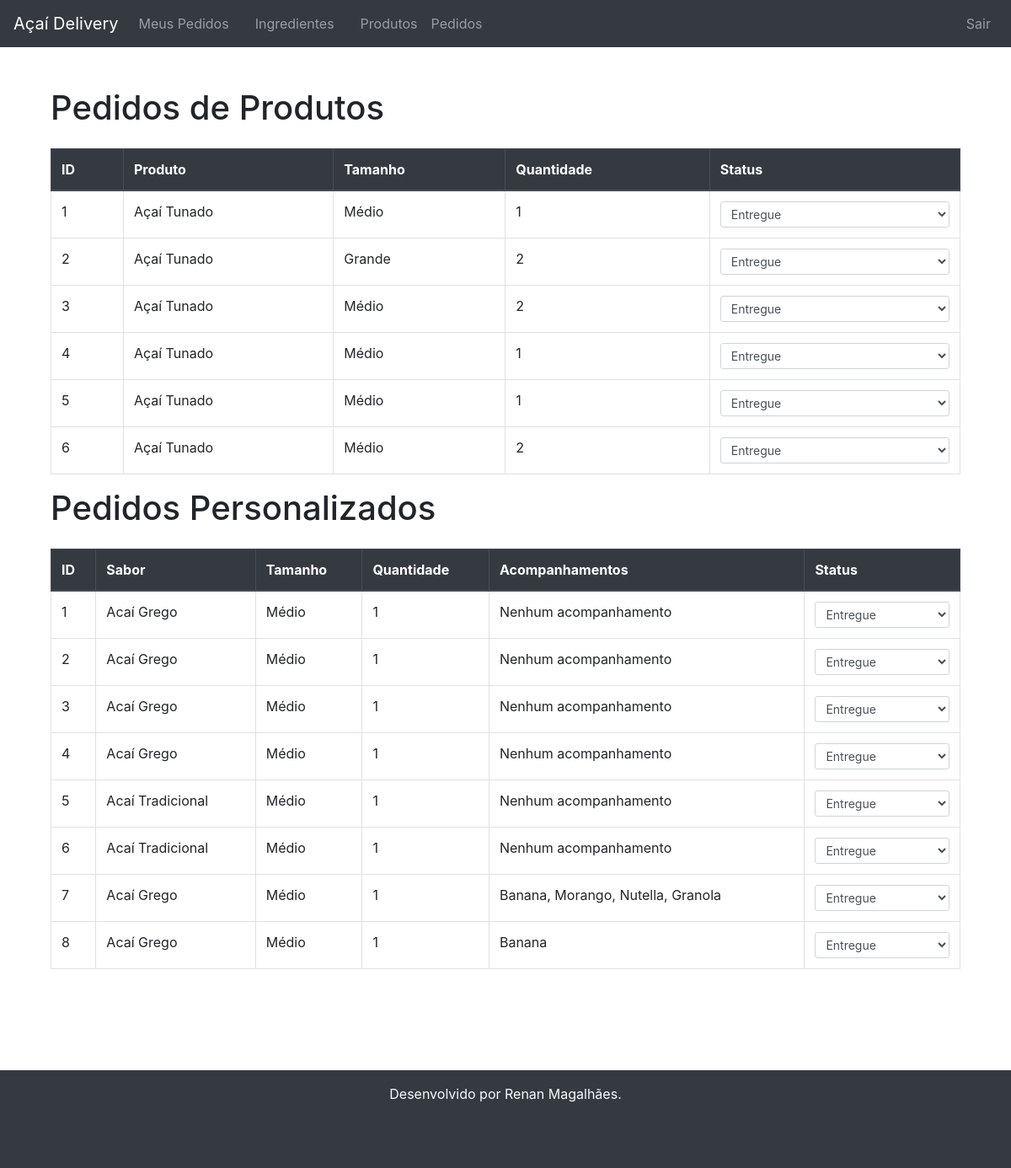
Screenshot of /listar-pedidos/ (signed in) with the database file from the repository.
### pedido/models.py (models this page shows, shortened)
class PedidoProduto(models.Model):
    usuario = models.ForeignKey(User, on_delete=models.CASCADE)
    produto = models.ForeignKey(Produto, on_delete=models.CASCADE)
    tamanho = models.ForeignKey(Tamanho, on_delete=models.CASCADE)
    quantidade = models.PositiveIntegerField(default=1)
    data_pedido = models.DateTimeField(auto_now_add=True)
    imagem = models.ImageField(upload_to='produtos/', blank=True, null=True)
    METODOS_PAGAMENTO = [
        ('pagamento_na_entrega', 'Pagar na Entrega'),
    ]
    metodo_pagamento = models.CharField(max_length=20, choices=METODOS_PAGAMENTO, default='pagamento_na_entrega')
    STATUS_PEDIDO = [
        ('pendente', 'Pendente'),
        ('confirmado', 'Confirmado'),
        ('em_transito', 'Em Trânsito'),
        ('entregue', 'Entregue'),
    ]
    status = models.CharField(max_length=20, choices=STATUS_PEDIDO, default='pendente')

class PedidoPersonalizado(models.Model):
    usuario = models.ForeignKey(User, on_delete=models.CASCADE)
    sabor = models.ForeignKey(Sabor, on_delete=models.CASCADE)
    acompanhamentos = models.ManyToManyField(Acompanhamento, blank=True)
    tamanho = models.ForeignKey(Tamanho, on_delete=models.CASCADE)
    quantidade = models.PositiveIntegerField(default=1)
    data_pedido = models.DateTimeField(auto_now_add=True)
    METODOS_PAGAMENTO = [
        ('pagamento_na_entrega', 'Pagar na Entrega'),
    ]
    metodo_pagamento = models.CharField(max_length=20, choices=METODOS_PAGAMENTO, default='pagamento_na_entrega')
    STATUS_PEDIDO = [
        ('pendente', 'Pendente'),
        ('confirmado', 'Confirmado'),
        ('em_transito', 'Em Trânsito'),
        ('entregue', 'Entregue'),
    ]
    status = models.CharField(max_length=20, choices=STATUS_PEDIDO, default='pendente')

### produto/models.py (models this page shows, shortened)
class Produto(models.Model):
    nome = models.CharField(max_length=100)
    preco = models.DecimalField(max_digits=6, decimal_places=2)
    sabor = models.ManyToManyField(Sabor, blank=True)
    acompanhamentos = models.ManyToManyField(Acompanhamento, blank=True)
    imagem = models.ImageField(upload_to='imagens/produtos/', null=True, blank=True)

### ingrediente/models.py (models this page shows, shortened)
class Tamanho(models.Model):
    nome = models.CharField(max_length=50)
    preco_adicional = models.DecimalField(max_digits=5, decimal_places=2)

class Sabor(models.Model):
    nome = models.CharField(max_length=100)
    preco_adicional = models.DecimalField(max_digits=5, decimal_places=2)

class Acompanhamento(models.Model):
    nome = models.CharField(max_length=100)
    preco_adicional = models.DecimalField(max_digits=5, decimal_places=2)

### pedido/views.py (the view)
# urls.py: path('listar-pedidos/', views.listar_pedidos, name='listar_pedidos'),
@user_passes_test(lambda u: u.is_staff)
def listar_pedidos(request):
    pedidos_produto = PedidoProduto.objects.all()
    pedidos_personalizado = PedidoPersonalizado.objects.all()
    return render(request, 'pedido/listar_pedidos.html', {
        'pedidos_produto': pedidos_produto,
        'pedidos_personalizado': pedidos_personalizado,
    })

### templates/pedido/listar_pedidos.html (shortened to what this page needs)
{% extends 'base.html' %}
{% block content %}
<div class="container mt-4">
    <h1 class="mb-4">Pedidos de Produtos</h1>
    <table class="table table-bordered">
        <thead class="thead-dark">
            <tr>
                <th>ID</th>
                <th>Produto</th>
                <th>Tamanho</th>
                <th>Quantidade</th>
                <th>Status</th>
            </tr>
        </thead>
        <tbody>
            {% for pedido in pedidos_produto %}
            <tr>
                <td>{{ pedido.id }}</td>
                <td>{{ pedido.produto.nome }}</td>
                <td>{{ pedido.tamanho.nome }}</td>
                <td>{{ pedido.quantidade }}</td>
                <td>
                    <form action="{% url 'atualizar_status' pedido_id=pedido.id tipo_pedido='produto' %}" method="post" class="d-inline">
                        <select name="status" class="form-control form-control-sm" onchange="this.form.submit()">
                            <option value="entregue" {% if pedido.status == 'entregue' %}selected{% endif %}>Entregue</option>
                        </select>
                    </form>
                </td>
            </tr>
            {% empty %}
            <tr>
                <td colspan="6" class="text-center">Nenhum pedido de produto disponível.</td>
            </tr>
            {% endfor %}
        </tbody>
    </table>
    <h1 class="mb-4">Pedidos Personalizados</h1>
    <table class="table table-bordered">
        <thead class="thead-dark">
            <tr>
                <th>ID</th>
                <th>Sabor</th>
                <th>Tamanho</th>
                <th>Quantidade</th>
                <th>Acompanhamentos</th>
                <th>Status</th>
            </tr>
        </thead>
        <tbody>
            {% for pedido in pedidos_personalizado %}
            <tr>
                <td>{{ pedido.id }}</td>
                <td>{{ pedido.sabor.nome }}</td>
                <td>{{ pedido.tamanho.nome }}</td>
                <td>{{ pedido.quantidade }}</td>
                <td>
                    {% for acompanhamento in pedido.acompanhamentos.all %}
                        {{ acompanhamento.nome }}{% if not forloop.last %}, {% endif %}
                    {% empty %}
                        Nenhum acompanhamento
                    {% endfor %}
                </td>
                <td>
                    <form action="{% url 'atualizar_status' pedido_id=pedido.id tipo_pedido='personalizado' %}" method="post" class="d-inline">
                        <select name="status" class="form-control form-control-sm" onchange="this.form.submit()">
                            <option value="entregue" {% if pedido.status == 'entregue' %}selected{% endif %}>Entregue</option>
                        </select>
                    </form>
                </td>
            </tr>
            {% empty %}
            <tr>
                <td colspan="6" class="text-center">Nenhum pedido personalizado disponível.</td>
            </tr>
            {% endfor %}
        </tbody>
    </table>
</div>
{% endblock %}

### templates/base.html (style rules this page uses)
.container { margin-bottom: 60px; }

### rows the page displays
PedidoProduto: id "1", produto.nome "Açaí Tunado", tamanho.nome "Médio", quantidade "1", status "Entregue"
PedidoProduto: id "2", produto.nome "Açaí Tunado", tamanho.nome "Grande", quantidade "2", status "Entregue"
PedidoProduto: id "3", produto.nome "Açaí Tunado", tamanho.nome "Médio", quantidade "2", status "Entregue"
PedidoProduto: id "4", produto.nome "Açaí Tunado", tamanho.nome "Médio", quantidade "1", status "Entregue"
PedidoProduto: id "5", produto.nome "Açaí Tunado", tamanho.nome "Médio", quantidade "1", status "Entregue"
PedidoProduto: id "6", produto.nome "Açaí Tunado", tamanho.nome "Médio", quantidade "2", status "Entregue"
PedidoPersonalizado: id "1", sabor.nome "Acaí Grego", tamanho.nome "Médio", quantidade "1", status "Entregue"
PedidoPersonalizado: id "2", sabor.nome "Acaí Grego", tamanho.nome "Médio", quantidade "1", status "Entregue"
PedidoPersonalizado: id "3", sabor.nome "Acaí Grego", tamanho.nome "Médio", quantidade "1", status "Entregue"
PedidoPersonalizado: id "4", sabor.nome "Acaí Grego", tamanho.nome "Médio", quantidade "1", status "Entregue"
PedidoPersonalizado: id "5", sabor.nome "Acaí Tradicional", tamanho.nome "Médio", quantidade "1", status "Entregue"
PedidoPersonalizado: id "6", sabor.nome "Acaí Tradicional", tamanho.nome "Médio", quantidade "1", status "Entregue"
PedidoPersonalizado: id "7", sabor.nome "Acaí Grego", tamanho.nome "Médio", quantidade "1", status "Entregue"
Acompanhamento: nome "Banana"
Acompanhamento: nome "Morango"
Acompanhamento: nome "Nutella"
Acompanhamento: nome "Granola"
PedidoPersonalizado: id "8", sabor.nome "Acaí Grego", tamanho.nome "Médio", quantidade "1", status "Entregue"
